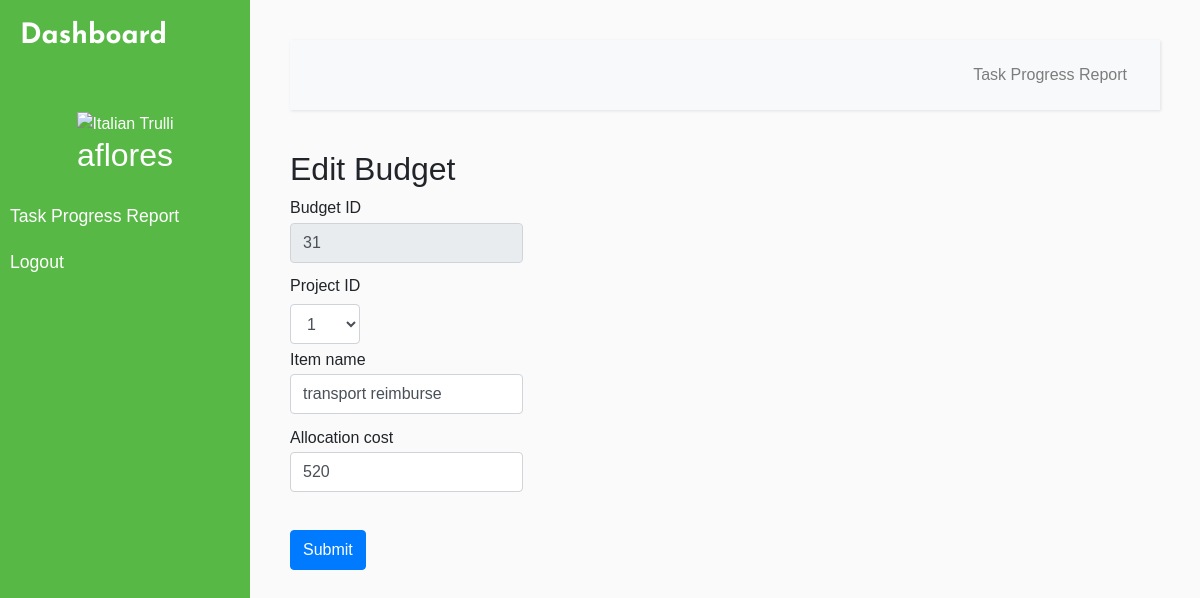
Page /EditBudget.php?id=31 (signed in) on the committed database.
### tables this page shows
CREATE TABLE USER_LOGIN(
	Username varchar(15) PRIMARY KEY NOT NULL,
    ClientID int(6),
    EmployeeID int(6),
    PasswordHash BINARY(20) NOT NULL,
    Salt BINARY(20) NOT NULL,
    FOREIGN KEY (ClientID) REFERENCES client(ClientID),
    FOREIGN KEY (EmployeeID) REFERENCES employee(EmployeeID)
);

CREATE TABLE MENU(
	MenuID int(6) PRIMARY KEY AUTO_INCREMENT,
    MenuName varchar(30) NOT NULL,
    url varchar(50)
);

CREATE TABLE BUDGET(
	BudgetID int(6) PRIMARY KEY NOT NULL AUTO_INCREMENT,
    ProjectID int(6) NOT NULL,
    ItemName varchar(25),
    AllocationCost double,
    EmpID int(6) NULL,
    WorksID int(6) NULL,
    FOREIGN KEY (ProjectID) REFERENCES project(ProjectID)
);

### Module/Login/session.php (called while the page is built, shortened)
<?php
$user_check=$_SESSION['login_user'];
$ses_sql=mysqli_query($conn,"SELECT Username, EmployeeName FROM `USER_LOGIN` a INNER JOIN `EMPLOYEE` b ON a.EmployeeID = b.EmployeeID AND Username = '".$user_check."'");
$row = mysqli_fetch_assoc($ses_sql);
$login_session = $row['Username'];
if(!isset($login_session)){
    $ses_sql=mysqli_query($conn,"SELECT Username, ClientName FROM `USER_LOGIN` a INNER JOIN `CLIENT` b ON a.ClientID = b.ClientID AND Username = '".$user_check."'");
    $row = mysqli_fetch_assoc($ses_sql);
    $login_session = $row['Username'];
}
?>

### EditBudget.php (the view, shortened to what this page needs)
<?php require_once('Connections/remotesql.php'); ?>
<?php
if (!function_exists("GetSQLValueString")) {
function GetSQLValueString($theValue, $theType, $theDefinedValue = "", $theNotDefinedValue = "")
{
  $theValue = function_exists("mysql_real_escape_string") ? mysql_real_escape_string($theValue) : mysql_escape_string($theValue);
  switch ($theType) {
    case "long":
    case "int":
      $theValue = ($theValue != "") ? intval($theValue) : "NULL";
      break;
  }
  return $theValue;
}
}
$editFormAction = $_SERVER['PHP_SELF'];
if (isset($_SERVER['QUERY_STRING'])) {
  $editFormAction .= "?" . htmlentities($_SERVER['QUERY_STRING']);
}
$colname_Recordset1 = "-1";
if (isset($_GET['id'])) {
  $colname_Recordset1 = $_GET['id'];
}
$query_Recordset1 = sprintf("SELECT * FROM BUDGET WHERE BudgetID = %s", GetSQLValueString($colname_Recordset1, "int"));
$Recordset1 = mysql_query($query_Recordset1, $remotesql) or die(mysql_error());
$row_Recordset1 = mysql_fetch_assoc($Recordset1);
$query_Recordset2Project = "SELECT ProjectID FROM PROJECT";
$Recordset2Project = mysql_query($query_Recordset2Project, $remotesql) or die(mysql_error());
$row_Recordset2Project = mysql_fetch_assoc($Recordset2Project);
?>
<?php include 'Source/connect.php';?>
<?php include('Module/Login/session.php'); ?>
<!DOCTYPE html>
<html>
	<head>
		<link rel="stylesheet" href="css/page.css" />
    <link rel="stylesheet" href="https://stackpath.bootstrapcdn.com/bootstrap/4.1.0/css/bootstrap.min.css">
    <link href="css/css/bootstrap-datetimepicker.css" rel="stylesheet"/>
    <link href="css/css/bootstrap-table.css" rel="stylesheet"/>
    <link rel="stylesheet" href="style2.css">
    <link rel="stylesheet" href="https://cdnjs.cloudflare.com/ajax/libs/malihu-custom-scrollbar-plugin/3.1.5/jquery.mCustomScrollbar.min.css">
	</head>
<body>
  <div class="wrapper">
      <nav id="sidebar">
        <div class="sidebar-header">
            <h3 >Dashboard</h3>
        </div>
        <ul class="list-unstyled components">
            <div class="nav-image">
            <img src="https://avatar-management--avatars.us-west-2.prod.public.atl-paas.net/default-avatar.png" alt="Italian Trulli">
            <h2><? echo $login_session?></h2>
            </div>
            <? $sql_menu = "SELECT MENU.MenuName, MENU.url FROM MENU, ASSIGNED_MENU WHERE MENU.MenuID = ASSIGNED_MENU.MenuID AND ASSIGNED_MENU.Username = '$login_session'";
            $result_menu = $conn->query($sql_menu);
            while($row_menu = $result_menu->fetch_array()){
            ?>
            <li>
            <a href="<? echo $row_menu[1]; ?>"><div onclick="pageClick(this)"> <? echo $row_menu[0]; ?> </div></a>
            </li>
            <?
            }
            ?>
            <li>
                <a href="#" id="menu-logout">Logout</a>
            </li>
        </ul>
      </nav>
		<div id="content">
      <nav class="navbar navbar-expand-lg navbar-light bg-light">
          <div class="container-fluid">
              <div class="collapse navbar-collapse" id="navbarSupportedContent">
                  <ul class="nav navbar-nav ml-auto">
                      <? $sql_menu = "SELECT MENU.MenuName, MENU.url FROM MENU, ASSIGNED_MENU WHERE MENU.MenuID = ASSIGNED_MENU.MenuID AND ASSIGNED_MENU.Username = '$login_session'";
                          $result_menu = $conn->query($sql_menu);
                          while($row_menu = $result_menu->fetch_array()){
                      ?>
          <li class="nav-item">
          <a class="nav-link" href="<? echo $row_menu[1]; ?>" ><div onclick="pageClick(this)"> <? echo $row_menu[0]; ?> </div></a>
          </li>
            <?
              }
              ?>
                  </ul>
              </div>
          </div>
      </nav>
    <div class="content2" style="margin-left:0%;position:relative;!important">
      <h2>Edit Budget</h2>
        <form action="<?php echo $editFormAction; ?>" name="form1" method="POST">
          <div class="row">
              <div class="radio">
                <div class ="col-lg-12 col-md-12">
                  <label for="bID" class="control-label">Budget ID</label>
                </div>
                <div class="col-lg-12 col-md-12">
                  <input name="bID" type="text" class="form-control" id="bID" value="<?php echo $row_Recordset1['BudgetID']; ?>" style="height:40px;margin-top:-2.5%;margin-bottom:5%;" readonly>
                </div>
              </div>
          </div>
          <div class="row">
              <div class="radio">
                <div class ="col-lg-12 col-md-12">
                  <label for="Pselect" class="control-label">Project ID</label>
                </div>
                <div class="col-lg-12 col-md-12">
                  <select name="Pselect" id="Pselect" class="form-control" style="height:40px;margin-top:-2.5%;margin-bottom:5%;">
                  <?php
                    do {
                  ?>
                    <option value="<?php echo $row_Recordset2Project['ProjectID']?>"><?php echo $row_Recordset2Project['ProjectID']?></option>
                  <?php
                    } while ($row_Recordset2Project = mysql_fetch_assoc($Recordset2Project));
                  ?>
                  </select>
                </div>
              </div>
          </div>
          <div class="row">
              <div class="radio">
                <div class ="col-lg-12 col-md-12">
                  <label for="name" class="control-label">Item name</label>
                </div>
                <div class="col-lg-12 col-md-12">
                  <input name="name" type="text" id="name" class="form-control" value="<?php echo $row_Recordset1['ItemName']; ?>" style="height:40px;margin-top:-2.5%;margin-bottom:5%;">
                </div>
              </div>
          </div>
          <div class="row">
              <div class="radio">
                <div class ="col-lg-12 col-md-12">
                  <label for="cost" class="control-label">Allocation cost</label>
                </div>
                <div class="col-lg-12 col-md-12">
                  <input name="cost" type="text" id="cost" class="form-control" value="<?php echo $row_Recordset1['AllocationCost']; ?>" style="height:40px;margin-top:-2.5%;margin-bottom:5%;">
                </div>
              </div>
          </div>
          <div class="row">
              <div class="radio">
                <div class ="col-lg-12 col-md-12">
                  <button type="submit" id="button" name="button" class="btn btn-primary" style="height:40px;margin-top:35%;">
                    Submit
                  </button>
                </div>
              </div>
          </div>
        </form>
		  </div>
    </div>
  </div>
</body>
</html>

### css/page.css (style rules this page uses)
body { margin: 0px; padding: 0px; }

### style2.css (style rules this page uses)
body { font-family: 'Ubuntu-Bold', sans-serif; background: #fafafa; }
a, a:hover, a:focus { color: inherit; text-decoration: none; transition: all 0.3s; }
.navbar { padding: 15px 10px; background: #fff; border: none; border-radius: 0; margin-bottom: 40px; box-shadow: 1px 1px 3px rgba(0, 0, 0, 0.1); }
.wrapper { display: flex; width: 100%; }
#sidebar { width: 250px; position: fixed; top: 0; left: 0; height: 100vh; z-index: 999; background: #57b846; color: #fff; transition: all 0.3s; }
#sidebar .sidebar-header { padding: 20px; font-family: 'JosefinSans-Bold',sans-serif; background: #57b846; }
#sidebar .nav-image { text-align: center; padding: 10px 20px; }
#sidebar ul.components { padding: 20px 0; border-bottom: 1px solid #57b846; }
#sidebar ul li a { padding: 10px; font-size: 1.1em; display: block; }
#content { width: calc(100% - 250px); padding: 40px; min-height: 100vh; transition: all 0.3s; position: absolute; top: 0; right: 0; }

### EditBudget.php (style rules this page uses)
img { max-height: 66%; max-width: 66%; margin-left: auto; margin-right: auto; }

### rows in the picture
user_login: Username "aflores"
menu: MenuName "Task Progress Report"
budget: bID "31", name "transport reimburse", cost "520"

### other values in the picture
form field Pselect "1"
